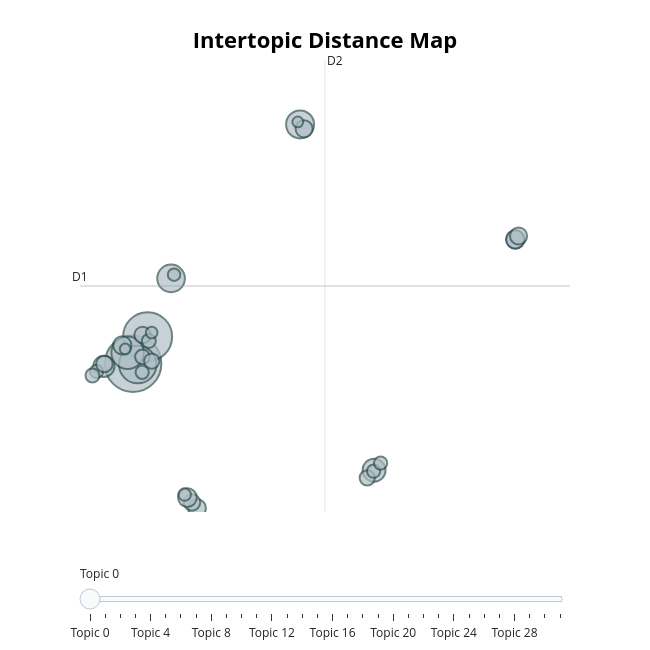

This figure's notebook cell:
### Code cell
topic_model.visualize_topics()

### Figure 1 — Plotly figure (JSON) as saved in the notebook; plotly's stock layout.template omitted (floating-point values rounded to 4 significant figures)
{"data": [{"customdata": [[0, "happiness | to | life | for | it", 164], [1, "forgive | guilt | someone | forgiveness | hurt", 123], [2, "afterlife | medical | death | beliefs | should", 72], [3, "relationship | marriage | the | stay | in", 54], [4, "community | values | my | in | to", 40], [5, "it | tell | if | to | no", 39], [6, "control | self | does | religion | or", 27], [7, "violence | defense | morally | penalty | acceptable", 23], [8, "addiction | an | deserves | with | struggle", 16], [9, "anger | revenge | justice | punishment | society", 16], [10, "use | drinking | habit | discipline | issue", 18], [11, "gambling | meat | eating | finances | animals", 14], [12, "environmental | environment | reduce | change | footprint", 18], [13, "privacy | online | sharing | personal | expect", 14], [14, "war | go | wars | military | country", 12], [15, "sex | breaking | commitment | casual | marriage", 15], [16, "abortion | embryos | ivf | genetic | unused", 15], [17, "my | family | away | parents | feel", 17], [18, "faith | doubt | meaning | all | exist", 10], [19, "self | improvement | surgery | cosmetic | neglecting", 9], [20, "suffering | life | meaning | religion | say", 14], [21, "honesty | best | always | brutally | conversations", 10], [22, "witness | speak | up | injustice | minor", 9], [23, "friend | problems | thing | helping | own", 9], [24, "redemption | themselves | redeem | done | god", 9], [25, "contact | family | cut | toxic | parent", 11], [26, "death | fear | after | happens | we", 12], [27, "uploaded | free | may | downloading | consume", 6], [28, "rights | civil | compensation | creators | economic", 8], [29, "preferences | superficial | become | partner | when", 8], [30, "mental | health | time | degree | neglect", 6], [31, "parents | children | their | impose | demand", 7]], "hovertemplate": "<b>Topic %{customdata[0]}</b><br>%{customdata[1]}<br>Size: %{customdata[2]}", "legendgroup": "", "marker": {"color": "#B0BEC5", "line": {"color": "DarkSlateGrey", "width": 2}, "size": [164, 123, 72, 54, 40, 39, 27, 23, 16, 16, 18, 14, 18, 14, 12, 15, 15, 17, 10, 9, 14, 10, 9, 9, 9, 11, 12, 6, 8, 8, 6, 7], "sizemode": "area", "sizeref": 0.1025, "symbol": "circle"}, "mode": "markers", "name": "", "orientation": "v", "showlegend": false, "type": "scatter", "x": [-2.149, -1.41, -1.911, -2.424, 6.319, -0.2215, 10.07, -3.627, 17.23, 1.096, 17.23, 0.8388, 0.6068, -1.665, 9.724, 17.39, 6.522, -2.695, -1.35, -3.997, -3.602, -4.207, 10.05, 10.4, -1.687, -1.673, -1.201, -2.544, 0.4681, -0.06856, 6.204, -1.205], "xaxis": "x", "y": [7.864, 9.104, 7.822, 8.368, 18.86, 11.78, 2.966, 7.742, 13.57, 1.231, 13.57, 1.485, 1.709, 9.182, 2.616, 13.73, 18.66, 8.708, 8.91, 7.509, 7.85, 7.32, 2.923, 3.297, 7.47, 8.176, 7.985, 8.537, 1.846, 11.96, 18.98, 9.295], "yaxis": "y"}], "layout": {"annotations": [{"showarrow": false, "text": "D1", "x": -4.838, "y": 11.43, "yshift": 10}, {"showarrow": false, "text": "D2", "x": 7.582, "xshift": 10, "y": 21.82}], "height": 650, "hoverlabel": {"bgcolor": "white", "font": {"family": "Rockwell", "size": 16}}, "legend": {"itemsizing": "constant", "tracegroupgap": 0}, "margin": {"t": 60}, "shapes": [{"line": {"color": "#CFD8DC", "width": 2}, "type": "line", "x0": 7.582, "x1": 7.582, "y0": 1.047, "y1": 21.82}, {"line": {"color": "#9E9E9E", "width": 2}, "type": "line", "x0": -4.838, "x1": 20.0, "y0": 11.43, "y1": 11.43}], "sliders": [{"active": 0, "pad": {"t": 50}, "steps": [{"args": [{"marker.color": [["red", "#B0BEC5", "#B0BEC5", "#B0BEC5", "#B0BEC5", "#B0BEC5", "#B0BEC5", "#B0BEC5", "#B0BEC5", "#B0BEC5", "#B0BEC5", "#B0BEC5", "#B0BEC5", "#B0BEC5", "#B0BEC5", "#B0BEC5", "#B0BEC5", "#B0BEC5", "#B0BEC5", "#B0BEC5", "#B0BEC5", "#B0BEC5", "#B0BEC5", "#B0BEC5", "#B0BEC5", "#B0BEC5", "#B0BEC5", "#B0BEC5", "#B0BEC5", "#B0BEC5", "#B0BEC5", "#B0BEC5"]]}], "label": "Topic 0", "method": "update"}, {"args": [{"marker.color": [["#B0BEC5", "red", "#B0BEC5", "#B0BEC5", "#B0BEC5", "#B0BEC5", "#B0BEC5", "#B0BEC5", "#B0BEC5", "#B0BEC5", "#B0BEC5", "#B0BEC5", "#B0BEC5", "#B0BEC5", "#B0BEC5", "#B0BEC5", "#B0BEC5", "#B0BEC5", "#B0BEC5", "#B0BEC5", "#B0BEC5", "#B0BEC5", "#B0BEC5", "#B0BEC5", "#B0BEC5", "#B0BEC5", "#B0BEC5", "#B0BEC5", "#B0BEC5", "#B0BEC5", "#B0BEC5", "#B0BEC5"]]}], "label": "Topic 1", "method": "update"}, {"args": [{"marker.color": [["#B0BEC5", "#B0BEC5", "red", "#B0BEC5", "#B0BEC5", "#B0BEC5", "#B0BEC5", "#B0BEC5", "#B0BEC5", "#B0BEC5", "#B0BEC5", "#B0BEC5", "#B0BEC5", "#B0BEC5", "#B0BEC5", "#B0BEC5", "#B0BEC5", "#B0BEC5", "#B0BEC5", "#B0BEC5", "#B0BEC5", "#B0BEC5", "#B0BEC5", "#B0BEC5", "#B0BEC5", "#B0BEC5", "#B0BEC5", "#B0BEC5", "#B0BEC5", "#B0BEC5", "#B0BEC5", "#B0BEC5"]]}], "label": "Topic 2", "method": "update"}, {"args": [{"marker.color": [["#B0BEC5", "#B0BEC5", "#B0BEC5", "red", "#B0BEC5", "#B0BEC5", "#B0BEC5", "#B0BEC5", "#B0BEC5", "#B0BEC5", "#B0BEC5", "#B0BEC5", "#B0BEC5", "#B0BEC5", "#B0BEC5", "#B0BEC5", "#B0BEC5", "#B0BEC5", "#B0BEC5", "#B0BEC5", "#B0BEC5", "#B0BEC5", "#B0BEC5", "#B0BEC5", "#B0BEC5", "#B0BEC5", "#B0BEC5", "#B0BEC5", "#B0BEC5", "#B0BEC5", "#B0BEC5", "#B0BEC5"]]}], "label": "Topic 3", "method": "update"}, {"args": [{"marker.color": [["#B0BEC5", "#B0BEC5", "#B0BEC5", "#B0BEC5", "red", "#B0BEC5", "#B0BEC5", "#B0BEC5", "#B0BEC5", "#B0BEC5", "#B0BEC5", "#B0BEC5", "#B0BEC5", "#B0BEC5", "#B0BEC5", "#B0BEC5", "#B0BEC5", "#B0BEC5", "#B0BEC5", "#B0BEC5", "#B0BEC5", "#B0BEC5", "#B0BEC5", "#B0BEC5", "#B0BEC5", "#B0BEC5", "#B0BEC5", "#B0BEC5", "#B0BEC5", "#B0BEC5", "#B0BEC5", "#B0BEC5"]]}], "label": "Topic 4", "method": "update"}, {"args": [{"marker.color": [["#B0BEC5", "#B0BEC5", "#B0BEC5", "#B0BEC5", "#B0BEC5", "red", "#B0BEC5", "#B0BEC5", "#B0BEC5", "#B0BEC5", "#B0BEC5", "#B0BEC5", "#B0BEC5", "#B0BEC5", "#B0BEC5", "#B0BEC5", "#B0BEC5", "#B0BEC5", "#B0BEC5", "#B0BEC5", "#B0BEC5", "#B0BEC5", "#B0BEC5", "#B0BEC5", "#B0BEC5", "#B0BEC5", "#B0BEC5", "#B0BEC5", "#B0BEC5", "#B0BEC5", "#B0BEC5", "#B0BEC5"]]}], "label": "Topic 5", "method": "update"}, {"args": [{"marker.color": [["#B0BEC5", "#B0BEC5", "#B0BEC5", "#B0BEC5", "#B0BEC5", "#B0BEC5", "red", "#B0BEC5", "#B0BEC5", "#B0BEC5", "#B0BEC5", "#B0BEC5", "#B0BEC5", "#B0BEC5", "#B0BEC5", "#B0BEC5", "#B0BEC5", "#B0BEC5", "#B0BEC5", "#B0BEC5", "#B0BEC5", "#B0BEC5", "#B0BEC5", "#B0BEC5", "#B0BEC5", "#B0BEC5", "#B0BEC5", "#B0BEC5", "#B0BEC5", "#B0BEC5", "#B0BEC5", "#B0BEC5"]]}], "label": "Topic 6", "method": "update"}, {"args": [{"marker.color": [["#B0BEC5", "#B0BEC5", "#B0BEC5", "#B0BEC5", "#B0BEC5", "#B0BEC5", "#B0BEC5", "red", "#B0BEC5", "#B0BEC5", "#B0BEC5", "#B0BEC5", "#B0BEC5", "#B0BEC5", "#B0BEC5", "#B0BEC5", "#B0BEC5", "#B0BEC5", "#B0BEC5", "#B0BEC5", "#B0BEC5", "#B0BEC5", "#B0BEC5", "#B0BEC5", "#B0BEC5", "#B0BEC5", "#B0BEC5", "#B0BEC5", "#B0BEC5", "#B0BEC5", "#B0BEC5", "#B0BEC5"]]}], "label": "Topic 7", "method": "update"}, {"args": [{"marker.color": [["#B0BEC5", "#B0BEC5", "#B0BEC5", "#B0BEC5", "#B0BEC5", "#B0BEC5", "#B0BEC5", "#B0BEC5", "red", "#B0BEC5", "#B0BEC5", "#B0BEC5", "#B0BEC5", "#B0BEC5", "#B0BEC5", "#B0BEC5", "#B0BEC5", "#B0BEC5", "#B0BEC5", "#B0BEC5", "#B0BEC5", "#B0BEC5", "#B0BEC5", "#B0BEC5", "#B0BEC5", "#B0BEC5", "#B0BEC5", "#B0BEC5", "#B0BEC5", "#B0BEC5", "#B0BEC5", "#B0BEC5"]]}], "label": "Topic 8", "method": "update"}, {"args": [{"marker.color": [["#B0BEC5", "#B0BEC5", "#B0BEC5", "#B0BEC5", "#B0BEC5", "#B0BEC5", "#B0BEC5", "#B0BEC5", "#B0BEC5", "red", "#B0BEC5", "#B0BEC5", "#B0BEC5", "#B0BEC5", "#B0BEC5", "#B0BEC5", "#B0BEC5", "#B0BEC5", "#B0BEC5", "#B0BEC5", "#B0BEC5", "#B0BEC5", "#B0BEC5", "#B0BEC5", "#B0BEC5", "#B0BEC5", "#B0BEC5", "#B0BEC5", "#B0BEC5", "#B0BEC5", "#B0BEC5", "#B0BEC5"]]}], "label": "Topic 9", "method": "update"}, {"args": [{"marker.color": [["#B0BEC5", "#B0BEC5", "#B0BEC5", "#B0BEC5", "#B0BEC5", "#B0BEC5", "#B0BEC5", "#B0BEC5", "#B0BEC5", "#B0BEC5", "red", "#B0BEC5", "#B0BEC5", "#B0BEC5", "#B0BEC5", "#B0BEC5", "#B0BEC5", "#B0BEC5", "#B0BEC5", "#B0BEC5", "#B0BEC5", "#B0BEC5", "#B0BEC5", "#B0BEC5", "#B0BEC5", "#B0BEC5", "#B0BEC5", "#B0BEC5", "#B0BEC5", "#B0BEC5", "#B0BEC5", "#B0BEC5"]]}], "label": "Topic 10", "method": "update"}, {"args": [{"marker.color": [["#B0BEC5", "#B0BEC5", "#B0BEC5", "#B0BEC5", "#B0BEC5", "#B0BEC5", "#B0BEC5", "#B0BEC5", "#B0BEC5", "#B0BEC5", "#B0BEC5", "red", "#B0BEC5", "#B0BEC5", "#B0BEC5", "#B0BEC5", "#B0BEC5", "#B0BEC5", "#B0BEC5", "#B0BEC5", "#B0BEC5", "#B0BEC5", "#B0BEC5", "#B0BEC5", "#B0BEC5", "#B0BEC5", "#B0BEC5", "#B0BEC5", "#B0BEC5", "#B0BEC5", "#B0BEC5", "#B0BEC5"]]}], "label": "Topic 11", "method": "update"}, {"args": [{"marker.color": [["#B0BEC5", "#B0BEC5", "#B0BEC5", "#B0BEC5", "#B0BEC5", "#B0BEC5", "#B0BEC5", "#B0BEC5", "#B0BEC5", "#B0BEC5", "#B0BEC5", "#B0BEC5", "red", "#B0BEC5", "#B0BEC5", "#B0BEC5", "#B0BEC5", "#B0BEC5", "#B0BEC5", "#B0BEC5", "#B0BEC5", "#B0BEC5", "#B0BEC5", "#B0BEC5", "#B0BEC5", "#B0BEC5", "#B0BEC5", "#B0BEC5", "#B0BEC5", "#B0BEC5", "#B0BEC5", "#B0BEC5"]]}], "label": "Topic 12", "method": "update"}, {"args": [{"marker.color": [["#B0BEC5", "#B0BEC5", "#B0BEC5", "#B0BEC5", "#B0BEC5", "#B0BEC5", "#B0BEC5", "#B0BEC5", "#B0BEC5", "#B0BEC5", "#B0BEC5", "#B0BEC5", "#B0BEC5", "red", "#B0BEC5", "#B0BEC5", "#B0BEC5", "#B0BEC5", "#B0BEC5", "#B0BEC5", "#B0BEC5", "#B0BEC5", "#B0BEC5", "#B0BEC5", "#B0BEC5", "#B0BEC5", "#B0BEC5", "#B0BEC5", "#B0BEC5", "#B0BEC5", "#B0BEC5", "#B0BEC5"]]}], "label": "Topic 13", "method": "update"}, {"args": [{"marker.color": [["#B0BEC5", "#B0BEC5", "#B0BEC5", "#B0BEC5", "#B0BEC5", "#B0BEC5", "#B0BEC5", "#B0BEC5", "#B0BEC5", "#B0BEC5", "#B0BEC5", "#B0BEC5", "#B0BEC5", "#B0BEC5", "red", "#B0BEC5", "#B0BEC5", "#B0BEC5", "#B0BEC5", "#B0BEC5", "#B0BEC5", "#B0BEC5", "#B0BEC5", "#B0BEC5", "#B0BEC5", "#B0BEC5", "#B0BEC5", "#B0BEC5", "#B0BEC5", "#B0BEC5", "#B0BEC5", "#B0BEC5"]]}], "label": "Topic 14", "method": "update"}, {"args": [{"marker.color": [["#B0BEC5", "#B0BEC5", "#B0BEC5", "#B0BEC5", "#B0BEC5", "#B0BEC5", "#B0BEC5", "#B0BEC5", "#B0BEC5", "#B0BEC5", "#B0BEC5", "#B0BEC5", "#B0BEC5", "#B0BEC5", "#B0BEC5", "red", "#B0BEC5", "#B0BEC5", "#B0BEC5", "#B0BEC5", "#B0BEC5", "#B0BEC5", "#B0BEC5", "#B0BEC5", "#B0BEC5", "#B0BEC5", "#B0BEC5", "#B0BEC5", "#B0BEC5", "#B0BEC5", "#B0BEC5", "#B0BEC5"]]}], "label": "Topic 15", "method": "update"}, {"args": [{"marker.color": [["#B0BEC5", "#B0BEC5", "#B0BEC5", "#B0BEC5", "#B0BEC5", "#B0BEC5", "#B0BEC5", "#B0BEC5", "#B0BEC5", "#B0BEC5", "#B0BEC5", "#B0BEC5", "#B0BEC5", "#B0BEC5", "#B0BEC5", "#B0BEC5", "red", "#B0BEC5", "#B0BEC5", "#B0BEC5", "#B0BEC5", "#B0BEC5", "#B0BEC5", "#B0BEC5", "#B0BEC5", "#B0BEC5", "#B0BEC5", "#B0BEC5", "#B0BEC5", "#B0BEC5", "#B0BEC5", "#B0BEC5"]]}], "label": "Topic 16", "method": "update"}, {"args": [{"marker.color": [["#B0BEC5", "#B0BEC5", "#B0BEC5", "#B0BEC5", "#B0BEC5", "#B0BEC5", "#B0BEC5", "#B0BEC5", "#B0BEC5", "#B0BEC5", "#B0BEC5", "#B0BEC5", "#B0BEC5", "#B0BEC5", "#B0BEC5", "#B0BEC5", "#B0BEC5", "red", "#B0BEC5", "#B0BEC5", "#B0BEC5", "#B0BEC5", "#B0BEC5", "#B0BEC5", "#B0BEC5", "#B0BEC5", "#B0BEC5", "#B0BEC5", "#B0BEC5", "#B0BEC5", "#B0BEC5", "#B0BEC5"]]}], "label": "Topic 17", "method": "update"}, {"args": [{"marker.color": [["#B0BEC5", "#B0BEC5", "#B0BEC5", "#B0BEC5", "#B0BEC5", "#B0BEC5", "#B0BEC5", "#B0BEC5", "#B0BEC5", "#B0BEC5", "#B0BEC5", "#B0BEC5", "#B0BEC5", "#B0BEC5", "#B0BEC5", "#B0BEC5", "#B0BEC5", "#B0BEC5", "red", "#B0BEC5", "#B0BEC5", "#B0BEC5", "#B0BEC5", "#B0BEC5", "#B0BEC5", "#B0BEC5", "#B0BEC5", "#B0BEC5", "#B0BEC5", "#B0BEC5", "#B0BEC5", "#B0BEC5"]]}], "label": "Topic 18", "method": "update"}, {"args": [{"marker.color": [["#B0BEC5", "#B0BEC5", "#B0BEC5", "#B0BEC5", "#B0BEC5", "#B0BEC5", "#B0BEC5", "#B0BEC5", "#B0BEC5", "#B0BEC5", "#B0BEC5", "#B0BEC5", "#B0BEC5", "#B0BEC5", "#B0BEC5", "#B0BEC5", "#B0BEC5", "#B0BEC5", "#B0BEC5", "red", "#B0BEC5", "#B0BEC5", "#B0BEC5", "#B0BEC5", "#B0BEC5", "#B0BEC5", "#B0BEC5", "#B0BEC5", "#B0BEC5", "#B0BEC5", "#B0BEC5", "#B0BEC5"]]}], "label": "Topic 19", "method": "update"}, {"args": [{"marker.color": [["#B0BEC5", "#B0BEC5", "#B0BEC5", "#B0BEC5", "#B0BEC5", "#B0BEC5", "#B0BEC5", "#B0BEC5", "#B0BEC5", "#B0BEC5", "#B0BEC5", "#B0BEC5", "#B0BEC5", "#B0BEC5", "#B0BEC5", "#B0BEC5", "#B0BEC5", "#B0BEC5", "#B0BEC5", "#B0BEC5", "red", "#B0BEC5", "#B0BEC5", "#B0BEC5", "#B0BEC5", "#B0BEC5", "#B0BEC5", "#B0BEC5", "#B0BEC5", "#B0BEC5", "#B0BEC5", "#B0BEC5"]]}], "label": "Topic 20", "method": "update"}, {"args": [{"marker.color": [["#B0BEC5", "#B0BEC5", "#B0BEC5", "#B0BEC5", "#B0BEC5", "#B0BEC5", "#B0BEC5", "#B0BEC5", "#B0BEC5", "#B0BEC5", "#B0BEC5", "#B0BEC5", "#B0BEC5", "#B0BEC5", "#B0BEC5", "#B0BEC5", "#B0BEC5", "#B0BEC5", "#B0BEC5", "#B0BEC5", "#B0BEC5", "red", "#B0BEC5", "#B0BEC5", "#B0BEC5", "#B0BEC5", "#B0BEC5", "#B0BEC5", "#B0BEC5", "#B0BEC5", "#B0BEC5", "#B0BEC5"]]}], "label": "Topic 21", "method": "update"}, {"args": [{"marker.color": [["#B0BEC5", "#B0BEC5", "#B0BEC5", "#B0BEC5", "#B0BEC5", "#B0BEC5", "#B0BEC5", "#B0BEC5", "#B0BEC5", "#B0BEC5", "#B0BEC5", "#B0BEC5", "#B0BEC5", "#B0BEC5", "#B0BEC5", "#B0BEC5", "#B0BEC5", "#B0BEC5", "#B0BEC5", "#B0BEC5", "#B0BEC5", "#B0BEC5", "red", "#B0BEC5", "#B0BEC5", "#B0BEC5", "#B0BEC5", "#B0BEC5", "#B0BEC5", "#B0BEC5", "#B0BEC5", "#B0BEC5"]]}], "label": "Topic 22", "method": "update"}, {"args": [{"marker.color": [["#B0BEC5", "#B0BEC5", "#B0BEC5", "#B0BEC5", "#B0BEC5", "#B0BEC5", "#B0BEC5", "#B0BEC5", "#B0BEC5", "#B0BEC5", "#B0BEC5", "#B0BEC5", "#B0BEC5", "#B0BEC5", "#B0BEC5", "#B0BEC5", "#B0BEC5", "#B0BEC5", "#B0BEC5", "#B0BEC5", "#B0BEC5", "#B0BEC5", "#B0BEC5", "red", "#B0BEC5", "#B0BEC5", "#B0BEC5", "#B0BEC5", "#B0BEC5", "#B0BEC5", "#B0BEC5", "#B0BEC5"]]}], "label": "Topic 23", "method": "update"}, {"args": [{"marker.color": [["#B0BEC5", "#B0BEC5", "#B0BEC5", "#B0BEC5", "#B0BEC5", "#B0BEC5", "#B0BEC5", "#B0BEC5", "#B0BEC5", "#B0BEC5", "#B0BEC5", "#B0BEC5", "#B0BEC5", "#B0BEC5", "#B0BEC5", "#B0BEC5", "#B0BEC5", "#B0BEC5", "#B0BEC5", "#B0BEC5", "#B0BEC5", "#B0BEC5", "#B0BEC5", "#B0BEC5", "red", "#B0BEC5", "#B0BEC5", "#B0BEC5", "#B0BEC5", "#B0BEC5", "#B0BEC5", "#B0BEC5"]]}], "label": "Topic 24", "method": "update"}, {"args": [{"marker.color": [["#B0BEC5", "#B0BEC5", "#B0BEC5", "#B0BEC5", "#B0BEC5", "#B0BEC5", "#B0BEC5", "#B0BEC5", "#B0BEC5", "#B0BEC5", "#B0BEC5", "#B0BEC5", "#B0BEC5", "#B0BEC5", "#B0BEC5", "#B0BEC5", "#B0BEC5", "#B0BEC5", "#B0BEC5", "#B0BEC5", "#B0BEC5", "#B0BEC5", "#B0BEC5", "#B0BEC5", "#B0BEC5", "red", "#B0BEC5", "#B0BEC5", "#B0BEC5", "#B0BEC5", "#B0BEC5", "#B0BEC5"]]}], "label": "Topic 25", "method": "update"}, {"args": [{"marker.color": [["#B0BEC5", "#B0BEC5", "#B0BEC5", "#B0BEC5", "#B0BEC5", "#B0BEC5", "#B0BEC5", "#B0BEC5", "#B0BEC5", "#B0BEC5", "#B0BEC5", "#B0BEC5", "#B0BEC5", "#B0BEC5", "#B0BEC5", "#B0BEC5", "#B0BEC5", "#B0BEC5", "#B0BEC5", "#B0BEC5", "#B0BEC5", "#B0BEC5", "#B0BEC5", "#B0BEC5", "#B0BEC5", "#B0BEC5", "red", "#B0BEC5", "#B0BEC5", "#B0BEC5", "#B0BEC5", "#B0BEC5"]]}], "label": "Topic 26", "method": "update"}, {"args": [{"marker.color": [["#B0BEC5", "#B0BEC5", "#B0BEC5", "#B0BEC5", "#B0BEC5", "#B0BEC5", "#B0BEC5", "#B0BEC5", "#B0BEC5", "#B0BEC5", "#B0BEC5", "#B0BEC5", "#B0BEC5", "#B0BEC5", "#B0BEC5", "#B0BEC5", "#B0BEC5", "#B0BEC5", "#B0BEC5", "#B0BEC5", "#B0BEC5", "#B0BEC5", "#B0BEC5", "#B0BEC5", "#B0BEC5", "#B0BEC5", "#B0BEC5", "red", "#B0BEC5", "#B0BEC5", "#B0BEC5", "#B0BEC5"]]}], "label": "Topic 27", "method": "update"}, {"args": [{"marker.color": [["#B0BEC5", "#B0BEC5", "#B0BEC5", "#B0BEC5", "#B0BEC5", "#B0BEC5", "#B0BEC5", "#B0BEC5", "#B0BEC5", "#B0BEC5", "#B0BEC5", "#B0BEC5", "#B0BEC5", "#B0BEC5", "#B0BEC5", "#B0BEC5", "#B0BEC5", "#B0BEC5", "#B0BEC5", "#B0BEC5", "#B0BEC5", "#B0BEC5", "#B0BEC5", "#B0BEC5", "#B0BEC5", "#B0BEC5", "#B0BEC5", "#B0BEC5", "red", "#B0BEC5", "#B0BEC5", "#B0BEC5"]]}], "label": "Topic 28", "method": "update"}, {"args": [{"marker.color": [["#B0BEC5", "#B0BEC5", "#B0BEC5", "#B0BEC5", "#B0BEC5", "#B0BEC5", "#B0BEC5", "#B0BEC5", "#B0BEC5", "#B0BEC5", "#B0BEC5", "#B0BEC5", "#B0BEC5", "#B0BEC5", "#B0BEC5", "#B0BEC5", "#B0BEC5", "#B0BEC5", "#B0BEC5", "#B0BEC5", "#B0BEC5", "#B0BEC5", "#B0BEC5", "#B0BEC5", "#B0BEC5", "#B0BEC5", "#B0BEC5", "#B0BEC5", "#B0BEC5", "red", "#B0BEC5", "#B0BEC5"]]}], "label": "Topic 29", "method": "update"}, {"args": [{"marker.color": [["#B0BEC5", "#B0BEC5", "#B0BEC5", "#B0BEC5", "#B0BEC5", "#B0BEC5", "#B0BEC5", "#B0BEC5", "#B0BEC5", "#B0BEC5", "#B0BEC5", "#B0BEC5", "#B0BEC5", "#B0BEC5", "#B0BEC5", "#B0BEC5", "#B0BEC5", "#B0BEC5", "#B0BEC5", "#B0BEC5", "#B0BEC5", "#B0BEC5", "#B0BEC5", "#B0BEC5", "#B0BEC5", "#B0BEC5", "#B0BEC5", "#B0BEC5", "#B0BEC5", "#B0BEC5", "red", "#B0BEC5"]]}], "label": "Topic 30", "method": "update"}, {"args": [{"marker.color": [["#B0BEC5", "#B0BEC5", "#B0BEC5", "#B0BEC5", "#B0BEC5", "#B0BEC5", "#B0BEC5", "#B0BEC5", "#B0BEC5", "#B0BEC5", "#B0BEC5", "#B0BEC5", "#B0BEC5", "#B0BEC5", "#B0BEC5", "#B0BEC5", "#B0BEC5", "#B0BEC5", "#B0BEC5", "#B0BEC5", "#B0BEC5", "#B0BEC5", "#B0BEC5", "#B0BEC5", "#B0BEC5", "#B0BEC5", "#B0BEC5", "#B0BEC5", "#B0BEC5", "#B0BEC5", "#B0BEC5", "red"]]}], "label": "Topic 31", "method": "update"}]}], "title": {"font": {"color": "Black", "size": 22}, "text": "<b>Intertopic Distance Map</b>", "x": 0.5, "xanchor": "center", "y": 0.95, "yanchor": "top"}, "width": 650, "xaxis": {"anchor": "y", "domain": [0, 1], "range": [-4.838, 20.0], "title": {"text": ""}, "visible": false}, "yaxis": {"anchor": "x", "domain": [0, 1], "range": [1.047, 21.82], "title": {"text": ""}, "visible": false}}}
